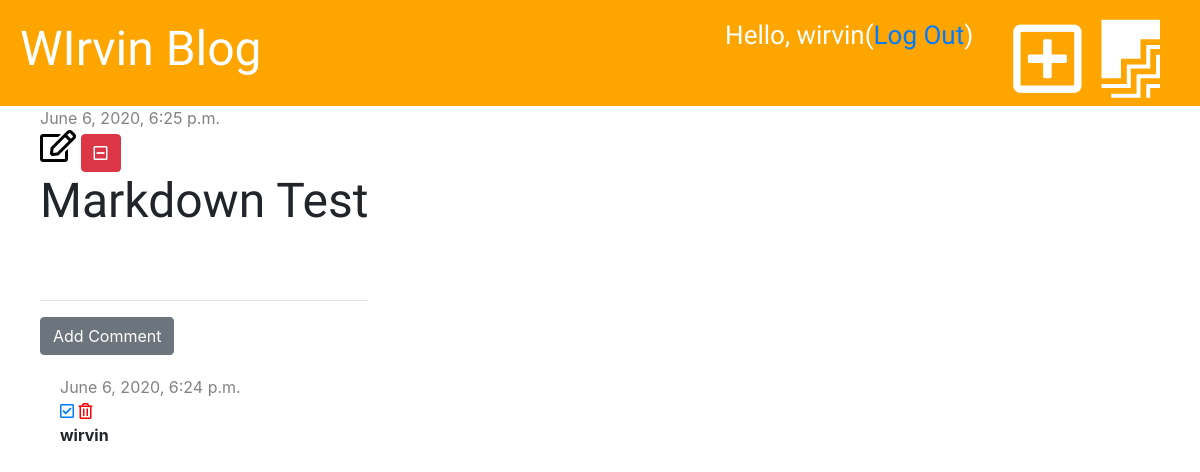
The page /post/8/ (signed in) on the database its author committed.
### blogpost/models.py (models this page shows, shortened)
class Post(models.Model):
    author = models.ForeignKey('auth.User', on_delete=models.CASCADE)
    title = models.CharField(max_length=200)
    text = models.TextField()
    created_date = models.DateTimeField(default=timezone.now)
    published_date = models.DateTimeField(blank=True, null=True)

class Comment(models.Model):
    post = models.ForeignKey('blogpost.Post', on_delete=models.CASCADE, related_name='comments')
    author = models.CharField(max_length=200)
    created_date = models.DateTimeField(default=timezone.now())
    text = models.TextField()
    approved = models.BooleanField(default=False)

### blogpost/views.py (the view)
# urls.py: path('post/<int:pk>/', views.post_detail, name='post_detail'),
def post_detail(request, pk):
    post = get_object_or_404(Post, pk=pk)
    stuff_for_front_end = {'post': post}
    return render(request, 'blog/post_detail.html', stuff_for_front_end)

### blogpost/templatetags/markdownify.py (called while the page is built)
@register.filter
def markdown(value):
    renderer = HighlightRenderer()
    markdown = mistune.Markdown(renderer=renderer)
    return markdown(value)

### blogpost/templates/blog/post_detail.html (shortened to what this page needs)
{% extends 'blog/base.html' %}
{% load markdownify %}
{% block content %}
    <div class="post">
        {% if post.published_date %}
        <div class="date">
            {{ post.published_date }}
        </div>
        {% else %}
        <a href="{% url 'post_publish' pk=post.pk %}" class="btn btn-primary">Publish</a>
        {% endif %}
        {% if user.is_authenticated %}
            <a href="{% url 'post_edit' pk=post.pk %}"><i class="far fa-edit fa-2x" style="color: black"></i></a>
        {% endif %}
        <a href="{% url 'delete_post' pk=post.pk %}" class="btn btn-danger"
           onclick="return confirm('Are you sure you want to delete this post?')"><i class="far fa-minus-square"></i></a>
        <h1>{{ post.title }}</h1>
    </div>
    <hr>
    <a href="{% url 'add_comment_to_post' pk=post.pk %}" class="btn btn-secondary">Add Comment</a>
    {% for comment in post.comments.all %}
        {% if user.is_authenticated or comment.approved %}
        <div class="comment">
            <div class="date">
                {{ comment.created_date }}
            </div>
            {% if not comment.approved and user.is_superuser %}
                <a href="{% url 'comment_approve' pk=comment.pk %}"><i class="far fa-check-square"></i></a>
            {% endif %}
            {% if user.is_superuser %}
            <a href="{% url 'comment_remove' pk=comment.pk %}"><i class="far fa-trash-alt" style="color: red"></i></a>
            {% endif %}
            <p><strong>{{ comment.author }}</strong></p>
        </div>
        {% endif %}
    {% empty %}
    <p>No Comments Yet...</p>
    {% endfor %}
{% endblock %}

### blogpost/templates/blog/base.html (shortened to what this page needs)
{% load static %}
<!DOCTYPE html>
<html lang="en">
<head>
    <link href="https://stackpath.bootstrapcdn.com/bootstrap/4.5.0/css/bootstrap.min.css" rel="stylesheet">
    <link rel="stylesheet" href="https://pro.fontawesome.com/releases/v5.10.0/css/all.css"/>
    <link rel="stylesheet" href="{% static 'css/blog.css' %}">
    <link rel="stylesheet" href="{% static 'css/zenburn.css' %}">
</head>
<body>
    <div class="page-header">
        {% if user.is_authenticated %}
            <a href="{% url 'post_draft_list' %}" class="top-menu"><i class="fab fa-firstdraft fa-3x"></i></a>
            <a href="{% url 'post_new' %}" class="top-menu"><i class="far fa-plus-square fa-3x"></i></a>
        <h2 class="top-menu">Hello, {{ user.username }}  <small>(<a href="{% url 'logout' %}">Log Out</a>)</small></h2>
        {% else %}
            <a href="{% url 'login' %}" class="top-menu"><i class="fas fa-sign-in-alt fa-3x"></i></a>
        {% endif %}
        <h1><a href="{% url 'post_list' %}">WIrvin Blog</a></h1>
    </div>
    <div class="content container">
        <div class="row">
            <div class="mol-md-8">
                {% block content %}
                {% endblock %}
            </div>
        </div>
    </div>
</body>
</html>

### blogpost/static/css/blog.css (style rules this page uses)
.page-header { background-color: orange; margin: 0; padding: 20px; }
.page-header h1, .page-header h1 a { color: white; font-size: 36pt; text-decoration: none; }
.content { margin-left: 40px; width 100%; }
h1, h2, h3, h4 { font-family: 'Inconsolata', serif; font-size: 48px; }
.date { color: #828282; }
.post { margin-bottom: 70px; }
.page-header .top-menu { color: white; float: right; font-size: 26px; margin-right: 20px; }
.page-header .top-menu small { color: white; float: right; font-size: 26px; margin-right: 20px; }
.comment { margin: 20px 0px 20px 20px; }

### rows shown on the page
Post: published_date "June 6, 2020, 6:25 p.m.", title "Markdown Test"
Comment: created_date "June 6, 2020, 6:24 p.m.", approved False (drawn), author "wirvin"

### other values the page prints
{{ user.username }} "wirvin"
